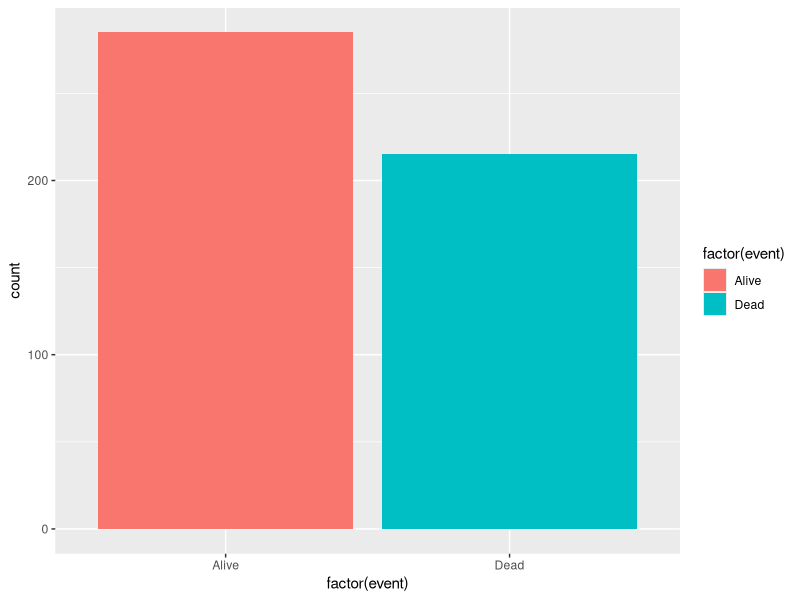
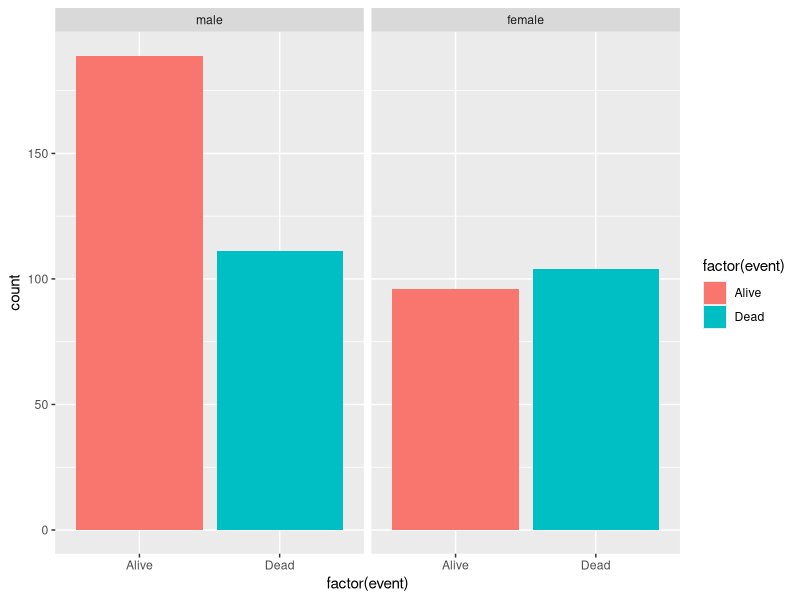
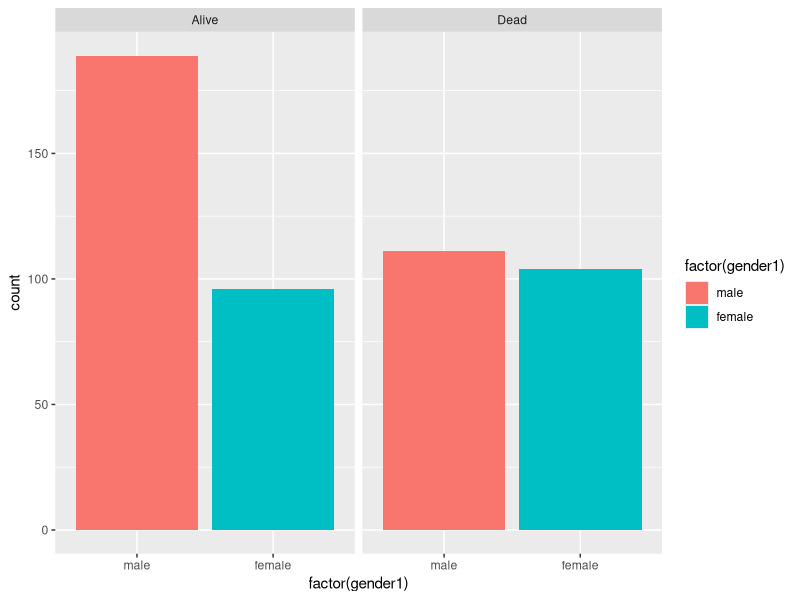
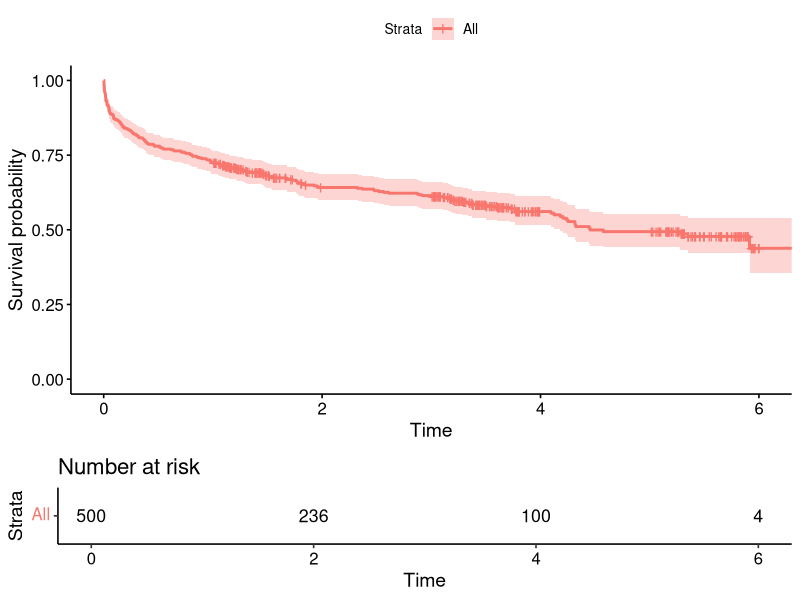
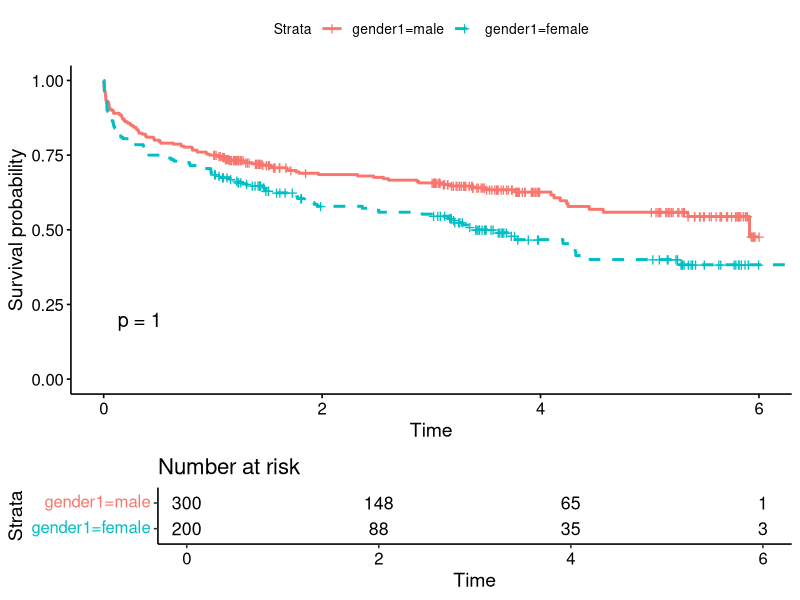

The R script that drew these images, in order:
## ---- chunk 1
library(tidyverse)
library(survival)
library(haven)
library(lubridate)
library(ggplot2)
library(survival) 
library(survminer)
## ---- chunk 2
whas500ds <- read_spss("whas500.sav")
## ---- chunk 3
whas <- whas500ds %>% mutate(gender1 = factor(gender, labels = c("male","female")),
                             miord1 = factor(miord, labels= c("first", "recurrent")),
                             mitype1 = factor(mitype, labels=c ("non Q-wave" , "Q-wave")),
                             event = factor(fstat, labels=c("Alive","Dead")))
whas
## ---- chunk 4
whas2 <- whas %>% select(id,event,admitdate,fdate,age,bmi,sysbp,gender1,miord1,mitype1)
whas2
## ---- chunk 5
summary(whas2)
## ---- chunk 6
whas2$dur <- as.duration(whas2$admitdate %--% whas2$fdate)
whas2$dur_year <- whas2$dur / dyears(1)
summary(whas2)
## ---- chunk 7
ggplot(whas2, aes(x=factor(event), fill=factor(event))) + 
  geom_bar()
ggplot(whas2, aes(x=factor(event), fill=factor(event))) + 
  geom_bar()+
  facet_wrap(~gender1)
ggplot(whas2, aes(x=factor(gender1), fill=factor(gender1))) + 
  geom_bar()+
  facet_wrap(~event)

## ---- chunk 8
overall_km <-survfit(Surv(time=dur_year,event=="Dead")~1,
                     data=whas2,
                     type="kaplan-meier")
summary(overall_km)
## ---- chunk 9
ggsurvplot(overall_km, data=whas2,risk.table=T)
## ---- chunk 10
quantile(overall_km, probs = 0.5)
## ---- chunk 11
gender_km <-survfit(Surv(time=dur_year,event=="Dead")~gender1,
                     data=whas2,
                     type="kaplan-meier")
summary(gender_km)
## ---- chunk 12
ggsurvplot(gender_km, data=whas2,risk.table=T, linetype = c(1,2), pval = 1)
## ---- chunk 13
quantile(gender_km, probs = 0.5)
